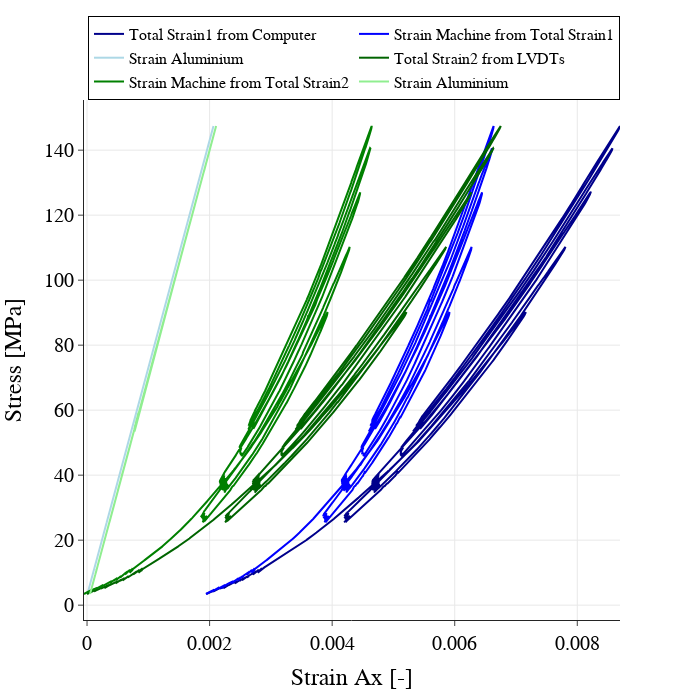

Notebook code for this chart:
### Code cell
### PLOTTING
## Plot the whole data
 
fig = go.Figure()
fig.add_trace(go.Scatter(name='Total Strain1 from Computer', x=df_exp_PB['Strain Ax [-]'], y=df_exp_PB['Stress [MPa]'], marker=dict(color='DarkBlue')))
fig.add_trace(go.Scatter(name='Strain Machine from Total Strain1', x=df_exp_PB['Strain Machine [-]'], y=df_exp_PB['Stress [MPa]'], marker=dict(color='Blue')))
fig.add_trace(go.Scatter(name='Strain Aluminium', x=df_exp_PB['Strain Al. [-]'], y=df_exp_PB['Stress [MPa]'], marker=dict(color='LightBlue')))


## Calculated strain with LVDTS
fig.add_trace(go.Scatter(name='Total Strain2 from LVDTs', x=df_exp_PB['Total Strain (-)'], y=df_exp_PB['Stress [MPa]'], marker=dict(color='DarkGreen')))
fig.add_trace(go.Scatter(name='Strain Machine from Total Strain2', x=df_exp_PB['Strain Machine'], y=df_exp_PB['Stress [MPa]'], marker=dict(color='Green')))
fig.add_trace(go.Scatter(name='Strain Aluminium', x=df_exp_PB['Strain Alum'], y=df_exp_PB['Stress [MPa]'], marker=dict(color='LightGreen')))


fig.update_layout(template="simple_white", showlegend=True, autosize=False, width=700, height=700, 
    # title="First cycle",
    xaxis_title="Strain Ax [-]",
    yaxis_title="Stress [MPa]",
    font=dict(
        family="New Times Roman",
        size=20,
        color="Black"),
    legend=dict(title=None, orientation='h', y=1, yanchor="bottom", x=1, xanchor="right", font=dict(size = 16), bordercolor='black', borderwidth=1))

fig.update_yaxes(showgrid=True)
fig.update_xaxes(showgrid=True)

fig.show()

### Figure 1 — Plotly figure (JSON) as saved in the notebook; plotly's stock layout.template omitted (floating-point values rounded to 4 significant figures; data arrays with more than 128 entries replaced by an {"elided": "..."} marker saying what was removed)
{"data": [{"marker": {"color": "DarkBlue"}, "name": "Total Strain1 from Computer", "type": "scatter", "x": {"elided": "5450 float values"}, "y": {"elided": "5450 float values"}}, {"marker": {"color": "Blue"}, "name": "Strain Machine from Total Strain1", "type": "scatter", "x": {"elided": "5450 float values"}, "y": {"elided": "5450 float values"}}, {"marker": {"color": "LightBlue"}, "name": "Strain Aluminium", "type": "scatter", "x": {"elided": "5450 float values"}, "y": {"elided": "5450 float values"}}, {"marker": {"color": "DarkGreen"}, "name": "Total Strain2 from LVDTs", "type": "scatter", "x": {"elided": "5450 float values"}, "y": {"elided": "5450 float values"}}, {"marker": {"color": "Green"}, "name": "Strain Machine from Total Strain2", "type": "scatter", "x": {"elided": "5450 float values"}, "y": {"elided": "5450 float values"}}, {"marker": {"color": "LightGreen"}, "name": "Strain Aluminium", "type": "scatter", "x": {"elided": "5450 float values"}, "y": {"elided": "5450 float values"}}], "layout": {"autosize": false, "font": {"color": "Black", "family": "New Times Roman", "size": 20}, "height": 700, "legend": {"bordercolor": "black", "borderwidth": 1, "font": {"size": 16}, "orientation": "h", "title": {}, "x": 1, "xanchor": "right", "y": 1, "yanchor": "bottom"}, "showlegend": true, "width": 700, "xaxis": {"showgrid": true, "title": {"text": "Strain Ax [-]"}}, "yaxis": {"showgrid": true, "title": {"text": "Stress [MPa]"}}}}
